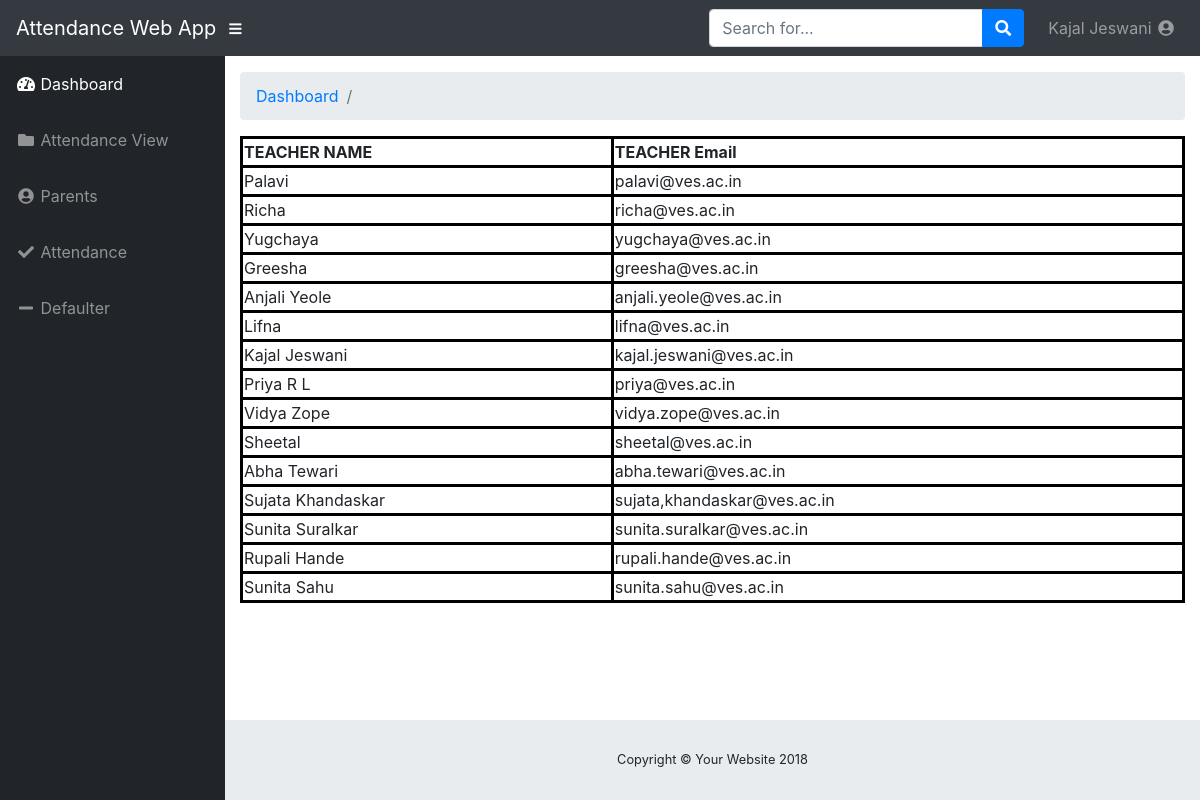
/admin/view_class.php (signed in), run on the app's committed database.
### tables this page shows
CREATE TABLE `teacher` (
  `teacher_id` int(11) NOT NULL,
  `teacher_name` varchar(255) NOT NULL,
  `teacher_email` varchar(255) NOT NULL,
  `teacher_username` varchar(255) NOT NULL,
  `teacher_password` varchar(255) NOT NULL,
  `deleted` int(11) NOT NULL DEFAULT '0'
);

### includes/functions.php (called while the page is built, shortened)
<?php
include_once ("connection.php");
function getLoggedInTeacherName($loggedInID){
    global $connection;
    $query = "SELECT * FROM teacher WHERE teacher_id = $loggedInID";
    $teacher_details = mysqli_query($connection,$query);
    if($row = mysqli_fetch_assoc($teacher_details)){
        return ($row['teacher_name']);
    }
}

### admin/view_class.php (the view, shortened to what this page needs)
<?php
    $title = "Home";
?>
<!DOCTYPE html>
<html lang="en">
<head>
</head>
<?php
include_once ("includes/header.php");
?>
  <body id="page-top">
  <?php
  include_once ("includes/navigation.php")
  ?>
    <div id="wrapper">
        <?php
        include_once ("includes/siderbar.php");
        ?>
      <div id="content-wrapper">
        <div class="container-fluid">
          <ol class="breadcrumb">
            <li class="breadcrumb-item">
              <a href="index.php">Dashboard</a>
            </li>
            <li class="breadcrumb-item active"><?php $title;?></li>
          </ol>
          <?php
			    $query1="SELECT * FROM teacher";
    			$res1=mysqli_query($connection,$query1);
			?>
  			 <table style="width:100%">
        <thead>
    <tr>
        <th>TEACHER NAME</th>
        <th>TEACHER Email</th>
        </tr></thead>
        <tr>
            <tbody>
            <?php
                while( $rows = mysqli_fetch_assoc($res1)){
                    ?>
            <tr>
                <td><?php echo $rows['teacher_name'];?></td>
				<td><?php echo $rows['teacher_email'];?></td>
                </tr>
                <?php
				}
                ?>
            </tbody></table>
        </div>
      </div>
    </div>
    <?php
        include_once ("includes/footer.php");
    ?>
  </body>
</html>

### admin/includes/header.php (shortened to what this page needs)
<head>
    <link href="vendor/bootstrap/css/bootstrap.min.css" rel="stylesheet">
    <link href="vendor/fontawesome-free/css/all.min.css" rel="stylesheet" type="text/css">
    <link href="vendor/datatables/dataTables.bootstrap4.css" rel="stylesheet">
    <link href="css/sb-admin.css" rel="stylesheet">
</head>

### admin/includes/navigation.php (shortened to what this page needs)
<?php
include("../includes/functions.php");
$teacher_id=$_SESSION['teacher_id'];
$teacher_name=getLoggedInTeacherName($teacher_id);
?>
 <nav class="navbar navbar-expand navbar-dark bg-dark static-top">
    <a class="navbar-brand mr-1" href="index.php">Attendance Web App</a>
    <button class="btn btn-link btn-sm text-white order-1 order-sm-0" id="sidebarToggle" href="#">
        <i class="fas fa-bars"></i>
    </button>
    <form class="d-none d-md-inline-block form-inline ml-auto mr-0 mr-md-3 my-2 my-md-0">
        <div class="input-group">
            <input type="text" class="form-control" placeholder="Search for..." aria-label="Search" aria-describedby="basic-addon2">
            <div class="input-group-append">
                <button class="btn btn-primary" type="button">
                    <i class="fas fa-search"></i>
                </button>
            </div>
        </div>
    </form>
    <ul class="navbar-nav ml-auto ml-md-0">
        <li class="nav-item dropdown no-arrow">
            <a class="nav-link dropdown-toggle" href="#" id="userDropdown" role="button" data-toggle="dropdown" aria-haspopup="true" aria-expanded="false">
                <span class="username username-hide-on-mobile"><?php echo $teacher_name;
					?></span>
            <i class="fas fa-user-circle fa-fw"></i>
            </a>
        </li>
    </ul>
</nav>

### admin/includes/siderbar.php
<ul class="sidebar navbar-nav">
    <li class="nav-item active">
        <a class="nav-link" href="index.php">
            <i class="fas fa-fw fa-tachometer-alt"></i>
            <span>Dashboard</span>
        </a>
    </li>
    <li class="nav-item ">
        <a class="nav-link " href="attendance_view.php" id="pagesDropdown" role="button" aria-haspopup="true" aria-expanded="false">
            <i class="fas fa-fw fa-folder"></i>
            <span>Attendance View</span>
        </a>
    </li>
    <li class="nav-item">
        <a class="nav-link" href="parents.php">
            <i class="fas fa-fw fa-user-circle"></i>
            <span>Parents</span></a>
    </li>
     <li class="nav-item">
        <a class="nav-link" href="attendance.php">
            <i class="fas fa-fw fa-check"></i>
            <span>Attendance</span></a>
    </li>
           <li class="nav-item">
        <a class="nav-link" href="defaulter.php">
            <i class="fas fa-fw fa-minus"></i>
            <span>Defaulter</span></a>
    </li>
    </ul>

### admin/includes/footer.php (shortened to what this page needs)
<footer class="sticky-footer">
    <div class="container my-auto">
        <div class="copyright text-center my-auto">
            <span>Copyright © Your Website 2018</span>
        </div>
    </div>
</footer>

### admin/css/sb-admin.css (style rules this page uses)
html { position: relative; min-height: 100%; }
body { height: 100%; }
#wrapper { display: -webkit-box; display: -ms-flexbox; display: flex; }
#wrapper #content-wrapper { overflow-x: hidden; width: 100%; padding-top: 1rem; padding-bottom: 80px; }
.navbar-nav .nav-item.active .nav-link { color: #fff; }
.navbar-nav .nav-item.dropdown .dropdown-toggle::after { width: 1rem; text-align: center; float: right; vertical-align: 0; border: 0; font-weight: 900; content: '\f105'; font-family: 'Font Awesome 5 Free'; }
.navbar-nav .nav-item.dropdown.no-arrow .dropdown-toggle::after { display: none; }
.sidebar { width: 90px !important; background-color: #212529; min-height: calc(100vh - 56px); }
.sidebar .nav-item:last-child { margin-bottom: 1rem; }
.sidebar .nav-item .nav-link { text-align: center; padding: 0.75rem 1rem; width: 90px; }
.sidebar .nav-item .nav-link span { font-size: 0.65rem; display: block; }
.sidebar .nav-item .nav-link { color: rgba(255, 255, 255, 0.5); }
@media (min-width: 768px) { .sidebar { width: 225px !important; } }
@media (min-width: 768px) { .sidebar .nav-item .nav-link { display: block; width: 100%; text-align: left; padding: 1rem; width: 225px; } }
@media (min-width: 768px) { .sidebar .nav-item .nav-link span { font-size: 1rem; display: inline; } }
:root { --input-padding-x: 0.75rem; --input-padding-y: 0.75rem; }
footer.sticky-footer { display: -webkit-box; display: -ms-flexbox; display: flex; position: absolute; right: 0; bottom: 0; width: calc(100% - 90px); height: 80px; background-color: #e9ecef; }
footer.sticky-footer .copyright { line-height: 1; font-size: 0.8rem; }
@media (min-width: 768px) { footer.sticky-footer { width: calc(100% - 225px); } }

### admin/view_class.php (style rules this page uses)
table,td,th { border:3px solid black; border-collapse: collapse; }

### data on the page
teacher: teacher_name "Kajal Jeswani", teacher_email "kajal.jeswani@ves.ac.in"
teacher: teacher_name "Palavi", teacher_email "palavi@ves.ac.in"
teacher: teacher_name "Richa", teacher_email "richa@ves.ac.in"
teacher: teacher_name "Yugchaya", teacher_email "yugchaya@ves.ac.in"
teacher: teacher_name "Greesha", teacher_email "greesha@ves.ac.in"
teacher: teacher_name "Anjali Yeole", teacher_email "anjali.yeole@ves.ac.in"
teacher: teacher_name "Lifna", teacher_email "lifna@ves.ac.in"
teacher: teacher_name "Priya R L", teacher_email "priya@ves.ac.in"
teacher: teacher_name "Vidya Zope", teacher_email "vidya.zope@ves.ac.in"
teacher: teacher_name "Sheetal", teacher_email "sheetal@ves.ac.in"
teacher: teacher_name "Abha Tewari", teacher_email "abha.tewari@ves.ac.in"
teacher: teacher_name "Sujata Khandaskar", teacher_email "sujata,khandaskar@ves.ac.in"
teacher: teacher_name "Sunita Suralkar", teacher_email "sunita.suralkar@ves.ac.in"
teacher: teacher_name "Rupali Hande", teacher_email "rupali.hande@ves.ac.in"
teacher: teacher_name "Sunita Sahu", teacher_email "sunita.sahu@ves.ac.in"
